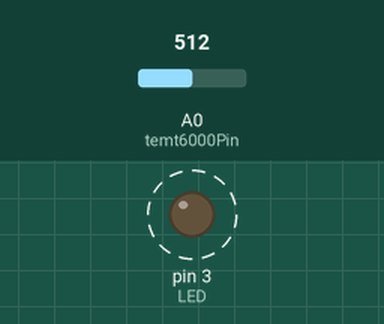
Recording of a sketch running on a simulated Arduino Uno, built with avr-gcc and run on an emulated ATmega328P. Parts: output pins drawn as LEDs (lit = HIGH). Dashed ring = blinking. The test bench sets the inputs (shaded band); at power-on: A0 (temt6000Pin) = 512. What the sketch prints to the serial monitor is not drawn.

Above: at 0.7 s.
Timing chart, 0 to 3.0 s (numbered marks = the images above):
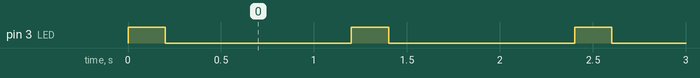

The sketch:

Prog_bande_led_clignotement.ino
```cpp
int LED= 3;
int temt6000Pin = 0;

void setup() {
  Serial.begin(9600);
  pinMode(LED, OUTPUT);
}

void loop() {
  int value = analogRead(temt6000Pin);
  Serial.print("La valeur du capteur est : ");
  Serial.print(value);
  Serial.println(" lux");
  digitalWrite(LED, HIGH);
  delay(200);
  digitalWrite(LED, LOW);
  delay(1000);
}
```

Measured:
- by itself, pin 3 (LED): alternates HIGH for 0.20 s and LOW for 1.0 s
